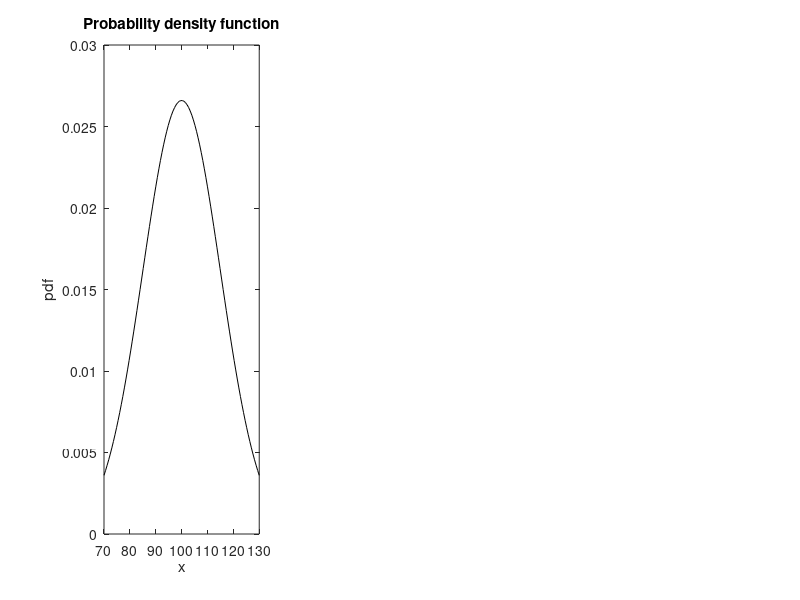

The MATLAB source for this figure:
mu=100;
sigma=15;
xmin=70;
xmax=130;
n=100; %no of points on pdf and cdf plot
k=10000;

%create a set of values ranging from xmin to xmax

x=linspace(xmin,xmax,n);
p=normpdf(x,mu,sigma);

figure(1);
clf;

subplot(1,3,1);
plot(x,p,'k-');
xlabel('x');
ylabel('pdf');
title('Probability density function');
